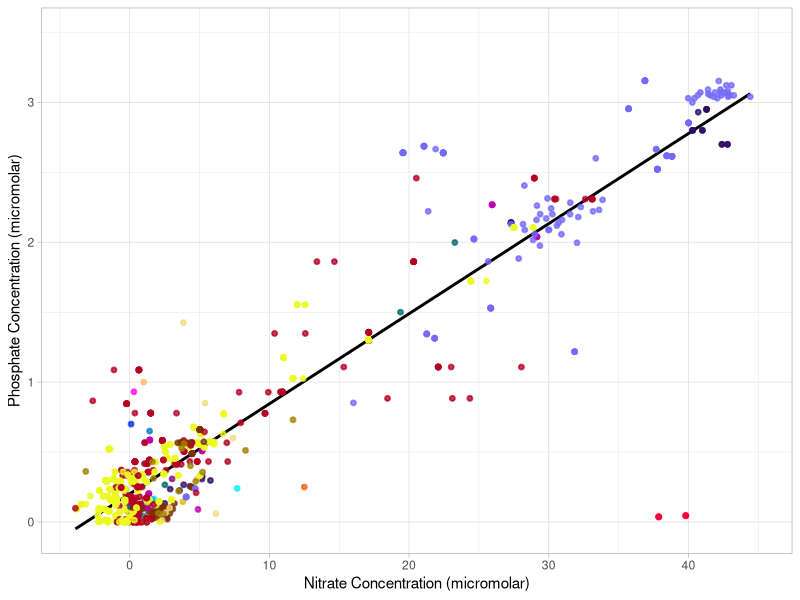
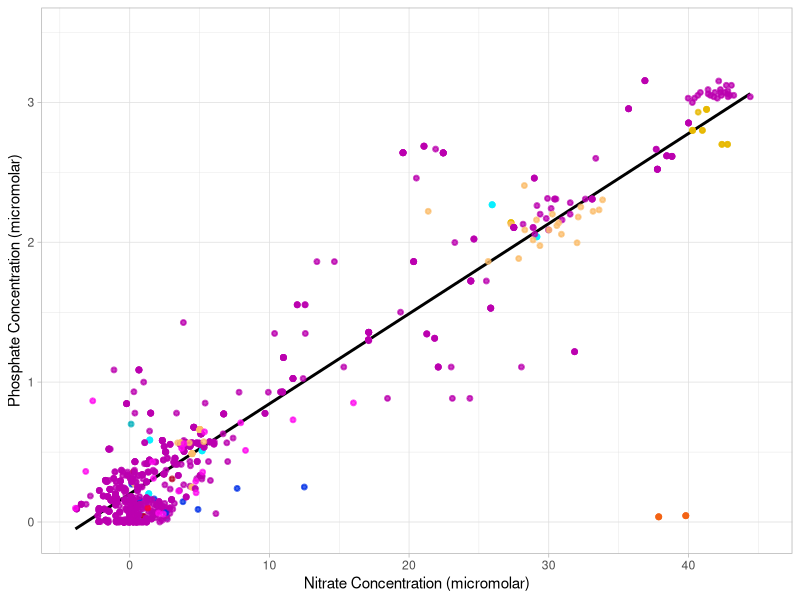
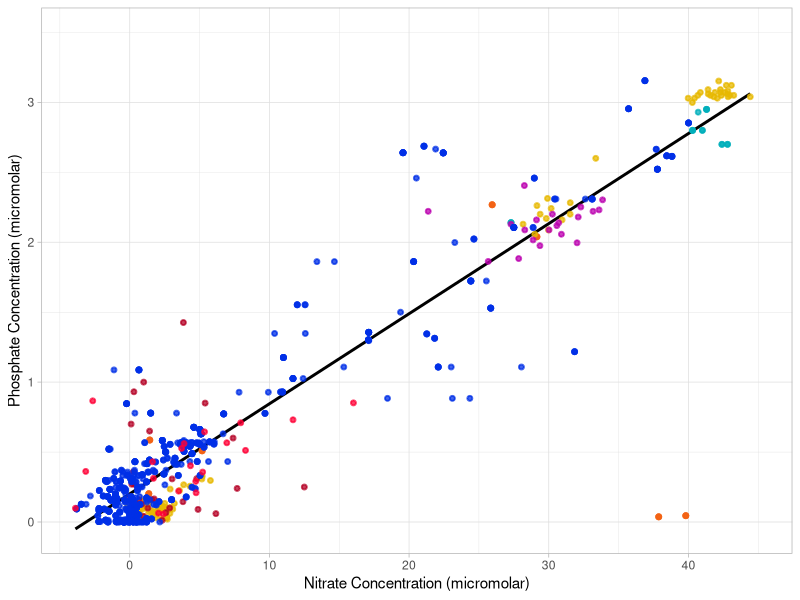
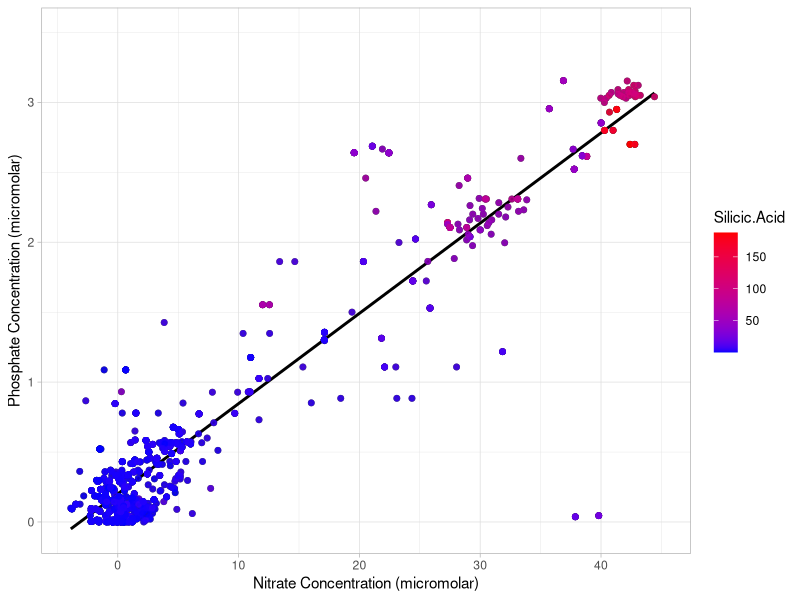
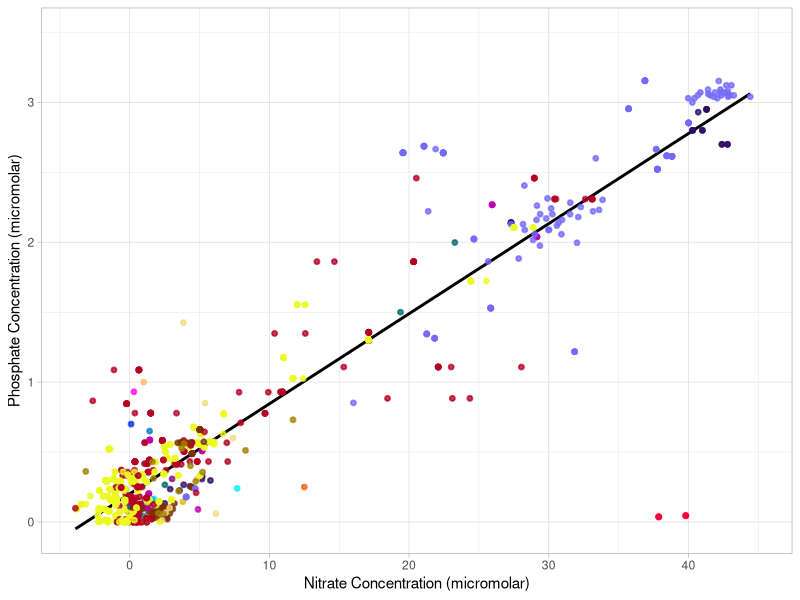
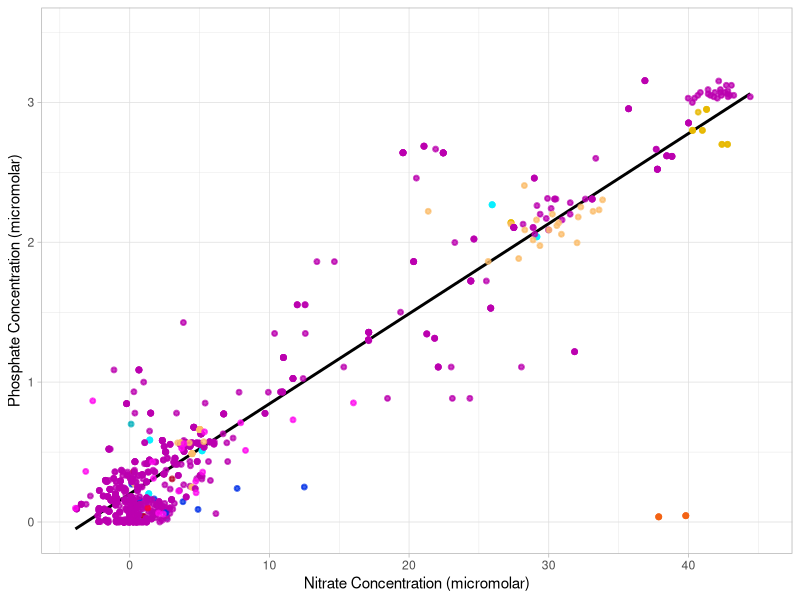
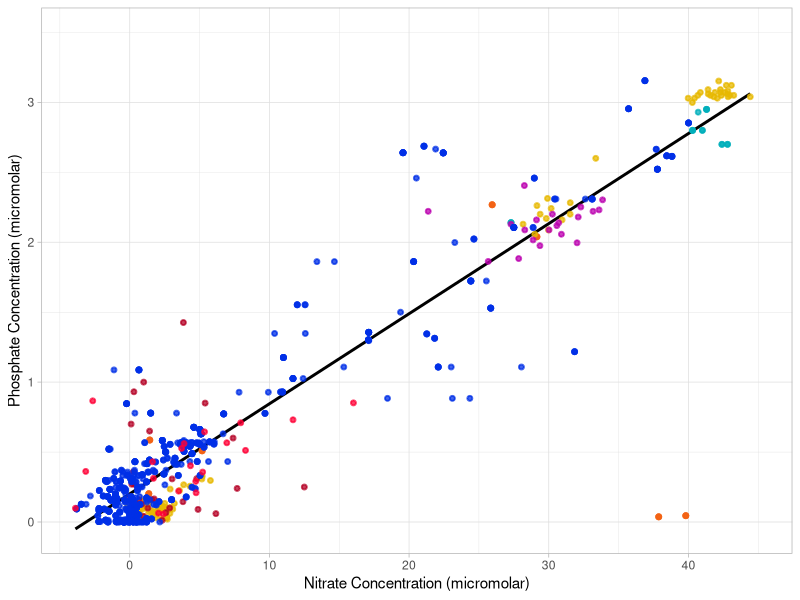
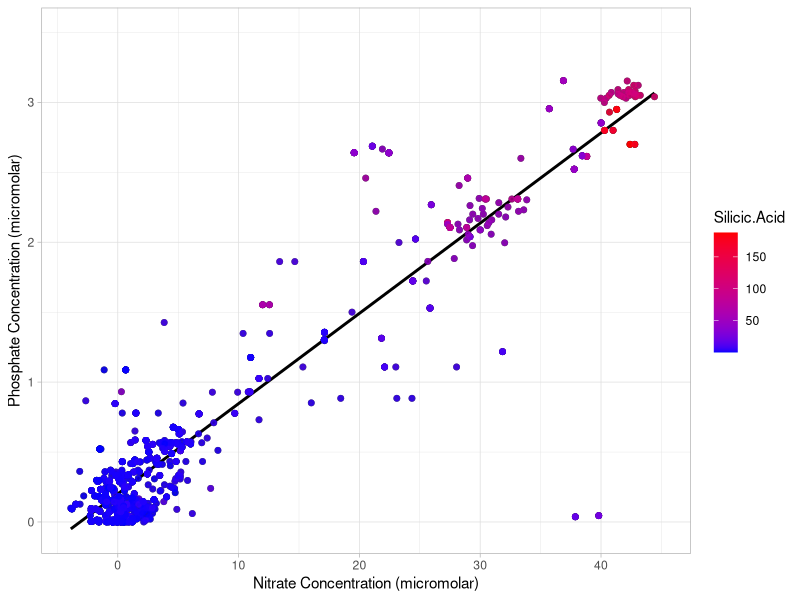

These charts were generated, in order, by the following R code:
install.packages("ggplot2")
install.packages("dplyr")
install.packages("tidyverse")
library("ggplot2")
library("dplyr")
library("tidyverse")

#http://ggplot2.tidyverse.org/reference/facet_grid.html
#http://ggplot2.tidyverse.org/reference/geom_boxplot.html

directory <- getwd()
setwd(directory)
custom_pallet = c("#00AFBB", "#f36213", "#E7B800", "#bb00af", "#b40025", "#002fe7", "#ff0136", "#08efff", "#fbbc6a","#ff08ef", "#a18000","#736afb", "#7c3100", "#00676f", "#82007a", "#2f0c65","#0079c9", "#f3db7f" , "#ecf920", "#004b7c", "#b4faff", "#ffe1ff", "#000000", "#bebebe", "#698b69")

data <- read.csv(file = "data.csv",header = TRUE)
data_si <- read.csv(file = "data_silic_acid.csv",header = TRUE)

# Linear model for Redfield ratio
model <- lm(formula = Phosphate ~  Nitrate, data = data)
model
summary(model)

# Correlation of Redfield ratio to Depth to get correlation coefficients:
data <- data %>% mutate(redfield_ratio = Nitrate/Phosphate)
cor.test(data$redfield_ratio, data$Depth, method = "spearman")

# Sililic acid 
model_si <- lm(formula = Phosphate ~ Nitrate, data = data_si)
model_si
summary(model_si) 

#Correlation of Redfield ratio to silici acid to get correlation coefficients:
data_si <- data_si %>% mutate(redfield_ratio = Nitrate/Phosphate)
cor.test(data_si$redfield_ratio, data_si$Silicic.Acid, method = "spearman")

# Individual spearman correlation between phosphate with silicic acid
cor.test(data_si$Phosphate, data_si$Silicic.Acid, method = "spearman")

# Individual spearman correlation between nitrate with silicic acid
cor.test(data_si$Nitrate, data_si$Silicic.Acid, method = "spearman")

# Plots for Figure2:
# Environmental Feature
myColors <- custom_pallet
names(myColors) <- levels(data$Environmental.Feature)
custom_colors <- scale_colour_manual(name = "ENVO Feature", values = myColors)

redfield_feature <- data %>%
  ggplot(aes(x= Nitrate, Phosphate)) +
  theme_light() +
  xlab("Nitrate Concentration (micromolar)") +
  xlim(NA, 45) +
  ylab("Phosphate Concentration (micromolar)") +
  ylim(NA, 3.5) +
  geom_smooth(se = FALSE, method = "glm", color = 'black') +
  geom_point(size= 1, stroke=1, alpha=3/4, aes(colour = factor(Environmental.Feature)), show.legend = FALSE ) +
  custom_colors 
plot(redfield_feature)

path_string = paste(directory,"redfield_feature.pdf",sep="/")

#save plot
ggsave(filename = path_string, 
       plot =  redfield_feature, width = 11, height = 11, units = "cm")

# Biome
myColors <- custom_pallet
names(myColors) <- levels(data$Biome)
custom_colors <- scale_colour_manual(name = "ENVO Biome", values = myColors)

redfield_biome <- data %>%
  ggplot(aes(x= Nitrate, Phosphate)) +
  theme_light() +
  xlab("Nitrate Concentration (micromolar)") +
  xlim(NA, 45) +
  ylab("Phosphate Concentration (micromolar)") +
  ylim(NA, 3.5) +
  geom_smooth(se = FALSE, method = "lm", color = 'black') +
  geom_point(size= 1, stroke=1, alpha=3/4, aes(colour = factor(Biome)), show.legend = FALSE ) +
  custom_colors
plot(redfield_biome)

path_string = paste(directory,"redfield_biome.pdf",sep="/")

#save plot
ggsave(filename = path_string, 
       plot =  redfield_biome, width = 11, height = 11, units = "cm")

# Project
myColors <- custom_pallet
names(myColors) <- levels(data$Project.Name..)
custom_colors <- scale_colour_manual(name = "Project", values = myColors)

redfield_project <- data %>%
  ggplot(aes(x= Nitrate, Phosphate)) +
  theme_light() +
  xlab("Nitrate Concentration (micromolar)") +
  xlim(NA, 45) +
  ylab("Phosphate Concentration (micromolar)") +
  ylim(NA, 3.5) +
  geom_smooth(se = FALSE, method = "lm", color = 'black') +
  geom_point(size= 1, stroke=1, alpha=3/4, aes(colour = factor(Project.Name..)), show.legend = FALSE ) +
  custom_colors
plot(redfield_project)

path_string = paste(directory,"redfield_project.pdf",sep="/")

#save plot
ggsave(filename = path_string, 
       plot =  redfield_project, width = 11, height = 11, units = "cm")

# Silicic acid 
redfield_si_acid <- data_si %>%
  ggplot(aes(x= Nitrate, Phosphate)) +
  geom_point(size=1, stroke=1, alpha=3/4 ) +
  theme_light() +
  xlab("Nitrate Concentration (micromolar)") +
  xlim(NA, 45) +
  ylab("Phosphate Concentration (micromolar)") +
  ylim(NA, 3.5) +
  geom_smooth(se = FALSE, method = "lm", color = 'black') +
  geom_point(size= 1, stroke=1, alpha=3/4, aes(colour = Silicic.Acid), show.legend = TRUE ) +
  scale_colour_gradient(low = "blue", high="red")
plot(redfield_si_acid)

path_string = paste(directory,"redfield_si_acid.pdf",sep="/")

#save plot
ggsave(filename = path_string, 
       plot =  redfield_si_acid, width = 11, height = 11, units = "cm")
